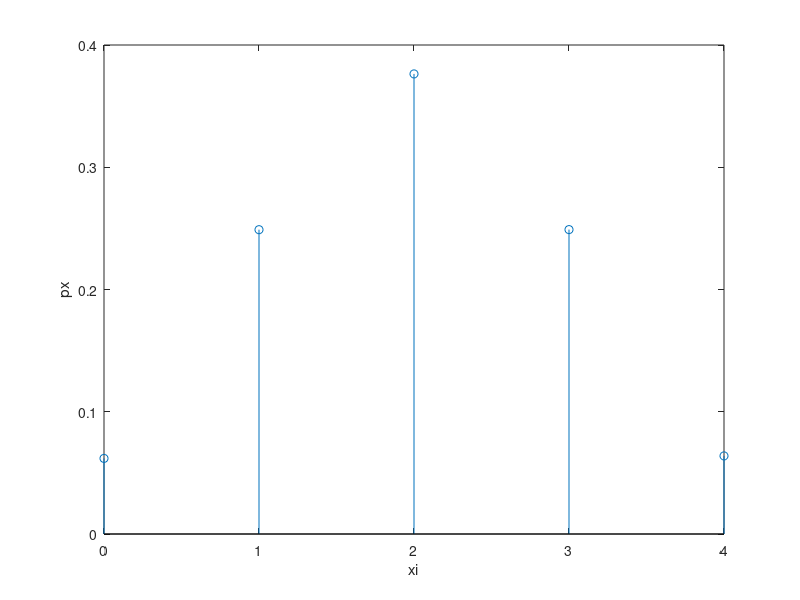

This chart was generated by the following MATLAB code: (Note: this script raises an error after producing the figure.)
%% Codigo 3a
N = 1e5;

k = 4;
xi = 0:4;           % num de dif variaveis
px = zeros(1,5);

exp = randi(0:1,k,N);

for i = 1:length(px)
    px(i) = sum(sum(exp) == i-1) / N;
end

stem(xi, px)
xlabel('xi')
ylabel('px')

%% Codigo 3b
clc

N = 1e5;

lancaments = 4;
xi = 0:4; % numero de dif variaveis
px = zeros(1,5);  % probabilidades
exp = randi(0:1, 4, N);

coroas = sum(exp);

for i = 1:N
    if(coroas(i) == 0)
        px(1) = px(1) + 1;
    end
    if(coroas(i) == 1)
        px(2) = px(2) + 1;
    end
    if(coroas(i) == 2)
        px(3) = px(3) + 1;
    end
    if(coroas(i) == 3)
        px(4) = px(4) + 1;
    end
    if(coroas(i) == 4)
        px(5) = px(5) + 1;
    end
end

for i = 1:length(px)
    px(i) = px(i)/N;
end

%valor esperado
valor_esperado = 0;
for i = xi
    valor_esperado = valor_esperado + i * px(i+1);
end

fprintf("valor_esperado-> %f\n",valor_esperado);

%variancia
variancia = 0;
for i = xi
    variancia = variancia + (i - valor_esperado).^2 * px(i + 1);
end

fprintf("variancia-> %f\n",variancia);


%desvio padrao

desvio_padrao = variancia .^ 0.5;

fprintf("desvio_padrao-> %f\n",desvio_padrao);

%% Codigo 3c
%{
    Tipo de Distribuicao: Distribuicao binomial
    
    Funcao de probabilidade: 
    k = numero de ocorrencias a testar.
    lambda = número esperado de ocorrências.
    sendo a probabilidade 0.5 (1 em cada 2 vezes) e 4 lancamentos, 
    lambda = 4/2 = 2
    f(k, lambda) = (e^-2 * 2^k) / k!
%}
%% Codigo 3d
clc;

N = 1e6;
lancamentos = 4;

xi = 0:4;
px = 0:4;
px_teorico = 0:4;
a = randi(0:1, lancamentos, N);

coroas = sum(a);

soma0 = 0;
soma1 = 0;
soma2 = 0;
soma3 = 0;
soma4 = 0;
for i = 1 : N
    if (coroas(i) == 0)
        soma0 = soma0 + 1;
    end
    if (coroas(i) == 1)
        soma1 = soma1 + 1;
    end
    if (coroas(i) == 2)
        soma2 = soma2 + 1;
    end
    if (coroas(i) == 3)
        soma3 = soma3 + 1;
    end
    if (coroas(i) == 4)
        soma4 = soma4 + 1;
    end
end

px(1) = soma0 / N;
px(2) = soma1 / N;
px(3) = soma2 / N;
px(4) = soma3 / N;
px(5) = soma4 / N;

px

px_teorico(1) = (exp(-2) * 2^0) / factorial(0);
px_teorico(2) = (exp(-2) * 2^1) / factorial(1);
px_teorico(3) = (exp(-2) * 2^2) / factorial(2);
px_teorico(4) = (exp(-2) * 2^3) / factorial(3);
px_teorico(5) = (exp(-2) * 2^4) / factorial(4);

px_teorico

%% Codigo 3e
%{
    E[X] = 1/4 * (0+1+2+3+4) = 10/4
         = 0*1/4 + 1*1/4 + 2*1/4 + 3*1/4 + 4*1/4
    var(X) = 𝐸[𝑋^2] − 𝐸^2[𝑋]
           = 0^2 *1/4 + 1^2 *1/4 + 2^2 *1/4 + 3^2 *1/4 + 4^2 *1/4 -
           (10/4)^2
            = 1
%}
%% Codigo 3f
X = 0:4;
fX = zeros(1,5);

media = sum(fX.*X);
variancia = sum(fX.*(X.^2)) - media^2;

fprintf('Probabilidade de obter pelo menos 2 coroaas = %f\n', sum(fX(3:5)));
fprintf('Probabilidade de obter pelo ate 1 coroa = %f\n', sum(fX(1:2)));
fprintf('Probabilidade de obter pelo entre 1 e 3 coroas = %f\n', sum(fX(2:4)));